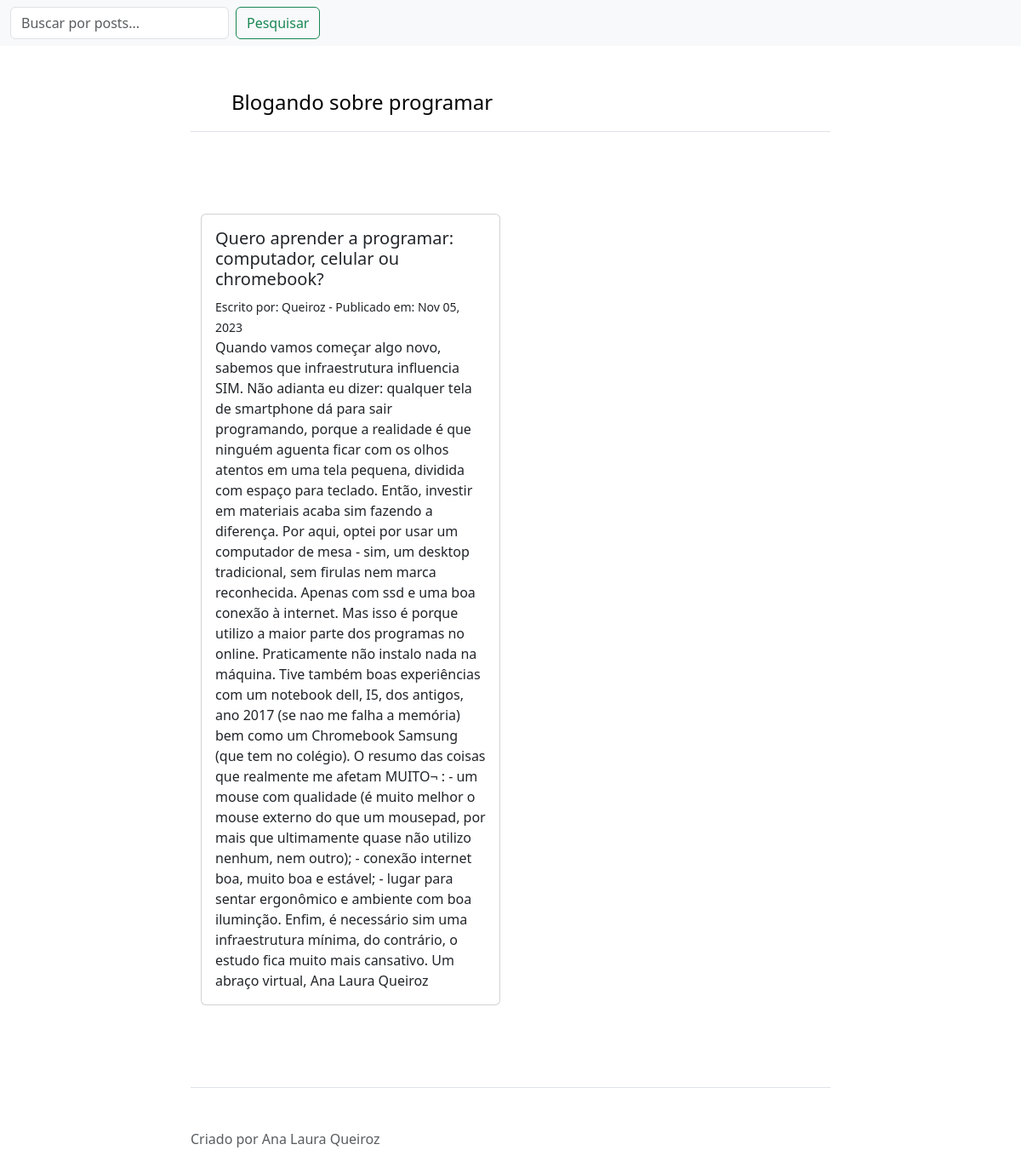
/blog/Quero-aprender-a-programar/, run on the app's committed database.
### blog/models.py (models this page shows)
class Post(models.Model):
    title = models.CharField(max_length=200, unique=True) #texto do titulo, caracteres limitados
    slug = models.SlugField(max_length=40,default=slugify(title)) #criar url personalizada do post, sem ID publica
    author = models.ForeignKey(User, on_delete=models.CASCADE, related_name='blog_posts') #login par publicacao e regra de exclusao dos dados ao excluir autor
    created_date = models.DateTimeField(auto_now_add=True) #data e hora conforme tiemzone
    update_on = models.DateField(auto_now =True)
    content = models.TextField() #texto do blog, texto longo, caracteres ilimitados
    status = models.IntegerField(choices=STATUS, default=0) #padrao do post é rascunho
    published_date = models.DateTimeField(blank=True, null=True)
    class Meta:
        ordering = ['-created_date']

### blog/views.py (the view)
# urls.py: path('<slug:slug>/', views.DetailView.as_view(), name='post_detail'),
class DetailView (generic.DetailView):
    model = Post
    template_name = 'post_detail.html'

### blog/templates/post_detail.html
{% extends 'base.html' %}
{% load static %}
{% block content %}
    <main class="container py-5">
    <div class="row">
        <div class="col-sm-6">
        <div class="card">
            <div class="card-body">
            <h5 class="card-title"> {% block title %} {{ object.title }} {% endblock title %}</h5>
            <small> Escrito por:
                {{ post.author.username|title }} - Publicado em: {{ post.created_date|date:"M d, Y" }}
            </small>
            <p class="card-text"> {{ object.content | safe }}</p>
            </div>
        </div>
        </div>
    </div>
    </main>
{% endblock %}

### data on the page
Post: title "Quero aprender a programar: computador, celular ou chromebook?", author.username "Queiroz", created_date "Nov 05, 2023", content "Quando vamos começar algo novo, sabemos que infraestrutura influencia SIM. Não adianta eu dizer: qualquer tela de smartphone dá para sair programando, porque a realidade é que ninguém aguenta ficar com os olhos atentos em uma tela pequena, dividida com espaço para teclado. Então, investir em materiais acaba sim fazendo a diferença. Por aqui, optei por usar um computador de mesa - sim, um desktop tradicional, sem firulas nem marca reconhecida. Apenas com ssd e uma boa conexão à internet. Mas isso é porque utilizo a maior parte dos programas no online. Praticamente não instalo nada na máquina. Tive também boas experiências com um notebook dell, I5, dos antigos, ano 2017 (se nao me falha a…"
